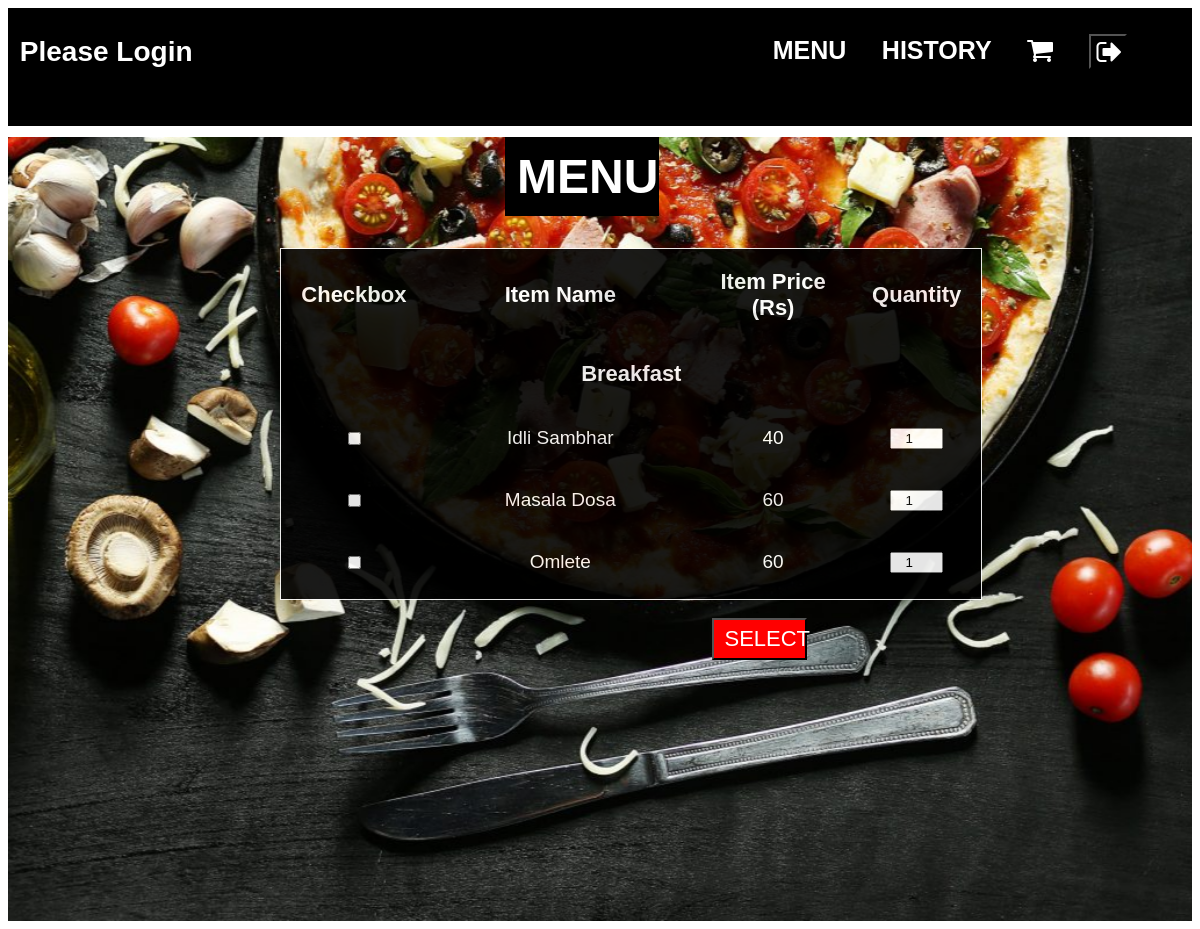
The page /menu1.php on the database its author committed.
### tables this page shows
CREATE TABLE `menu` (
  `item_name` varchar(50) NOT NULL,
  `price` int(11) NOT NULL
);

### menu1.php (the view, shortened to what this page needs)
<?php
$severname="localhost";
$username1="root";
$password="";
$dbname="ai";
$conn=mysqli_connect($severname,$username1,$password,$dbname);
 ?>
<html>
    <head>
        <link rel="stylesheet" href="https://cdnjs.cloudflare.com/ajax/libs/font-awesome/4.7.0/css/font-awesome.min.css">
    </head>
    <body>
        <div class="welcome">
            <p style="float: left;margin-left: 1%;"><? if(!isset($_SESSION["username"]))
        		{
        			echo "Please Login";
        		}
        		else {
        			echo "Welcome ".($_SESSION["username"]);
        		}?></p>
            <p style="float: left;margin-left: 49%;"><a href="menu1.php" style="text-decoration: none;color: white;font-size: 25px;">MENU</a></p>
            <p style="float: left;margin-left: 3%;"><a href="history.php" style="text-decoration: none;color: white;font-size: 25px;">HISTORY</a></p>
            <p style="float: left;margin-left: 3%;"><a href="cart.php"><b class="fa fa-shopping-cart" style="color: white;"></b></a></p>
            <form action="logout.php" method="POST">
              <button class="button2" type="submit" onclick="alert('Logged Out.')"><b class="fa fa-sign-out" style="font-size:28px;color:white"></b></button>
            </form>
        </div>
        <div class="parallax">
        <h1>MENU</h1>
        <form action="menu1.php" method="POST">
        <div class="menu">
        <table cellspacing="10" align="center" cellpadding="20">
        <col width="">
        <col width="450">
        <col width="250">
        <tr>
        <th>Checkbox</th>
        <th>Item Name</th>
        <th>Item Price  (Rs)</th>
        <th>Quantity</th>
        </tr>
        <tr>
          <th colspan="4">Breakfast</td>
        </tr>
        <?php
        $sql="SELECT * FROM `menu` where item_name not like \"%Burger%\"  and item_name not like \"%Coffee%\" and item_name  not like \"%Sandwich%\" and item_name not like \"%Pizza%\"";
  			if($result=mysqli_query($conn,$sql))
        {
        if (mysqli_num_rows($result) > 0) {
            while($row = mysqli_fetch_array($result)) {
  							echo "<tr>";
  							$var=str_replace("_"," ","$row[item_name]");
                echo "<td><input type=\"checkbox\" name=\"check_list[]\" value=".$row['item_name']." /></td>";
                echo "<td >" . $var . "</td>";
            		echo "<td>" . $row['price'] . "</td>";
            		echo "<td><input id=\"quantity\" type=\"number\" name=\"$row[item_name]\" value='1' /></td>";
                echo "</tr>";
  					}
        }
        }
        ?>
        </table>
        </div><br>
        <button class="button1" type="submit" onclick="alert('Items Added To Cart.')"><p class="try">SELECT</p></button>
        <br>
        <br>
        <br>
        </div>
    </body>
</html>

### menu1.php (style rules this page uses)
body { font-family: sans-serif; background-repeat: repeat; }
.welcome { font-size: 28px; color: white; font-weight: bold; background-color:black; height: 15%; }
table { border: 1px solid white; border-collapse: collapse; text-align: center; align-self: center; color: white; font-size: 19px; -moz-border-radius: 5px; border-collapse: collapse; border: none; }
table th:first-child { -moz-border-radius: 5px 0 0 0; }
table th:last-child { -moz-border-radius: 0 5px 0 0; }
th { font-size: 22px; }
h1 { margin-left: 42%; margin-top: 1%; margin-right: 45%; padding: 1%; font-size: 48px; color: white; background-color: black; }
.menu { background-color: black; opacity: 0.9; width: 40%; border: 1px solid white; margin-left: 23%; margin-top: 0%; overflow-y: auto; height:350px; width:700px; }
#quantity { text-align: center; width: 60%; }
.button1 { margin-left: 59.5%; text-decoration: none; background-color: red; padding-left: 5px; padding-right: 5px; width: 8%; }
.button2 { float: left; text-decoration: none; margin-top: 2.2%; height: 35px; background-color: black; width: 38px; margin-left: 3%; }
.try { text-decoration: none; color: white; font-size:22px; padding:5px; margin:0%; }
.parallax { background-image: url("parallaximage.jpg"); margin-top: 0%; min-height: 100%; background-attachment: fixed; background-position: center; background-repeat: no-repeat; background-size: cover; }

### rows shown on the page
menu: item_name "Idli Sambhar", price "40"
menu: item_name "Masala Dosa", price "60"
menu: item_name "Omlete", price "60"
